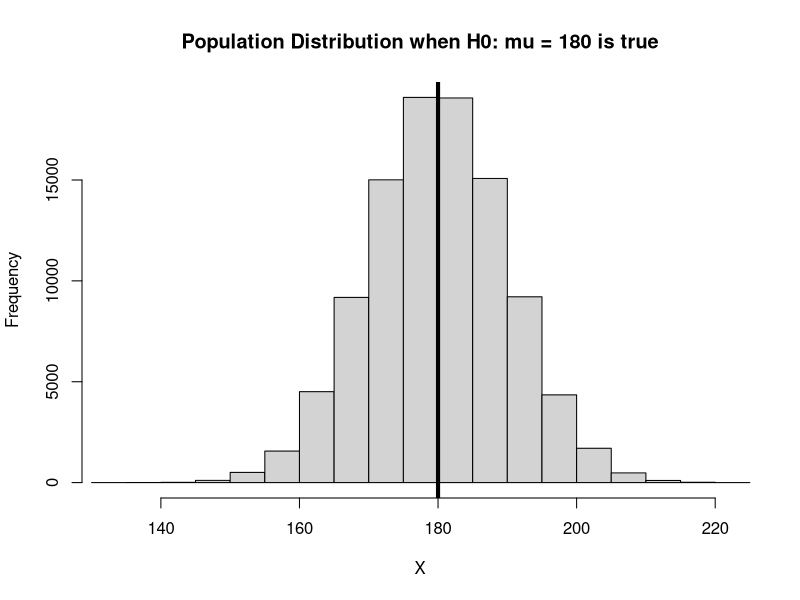
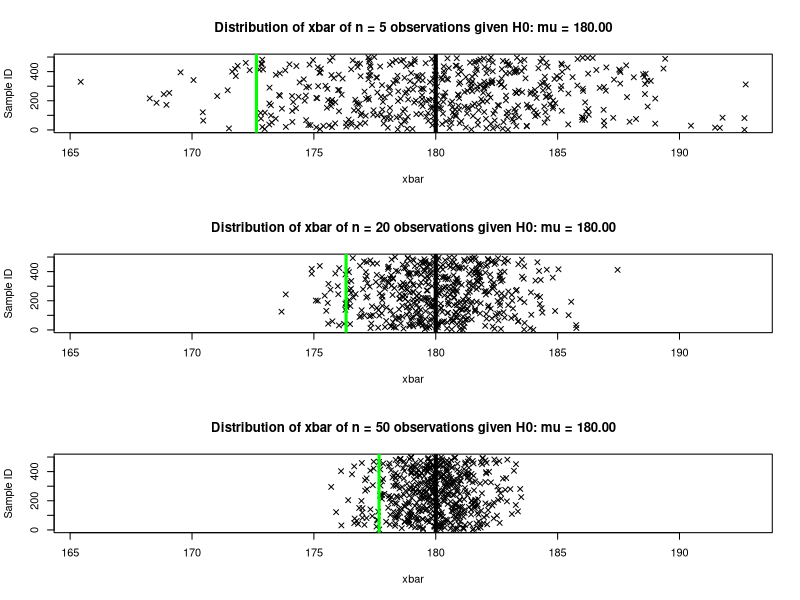
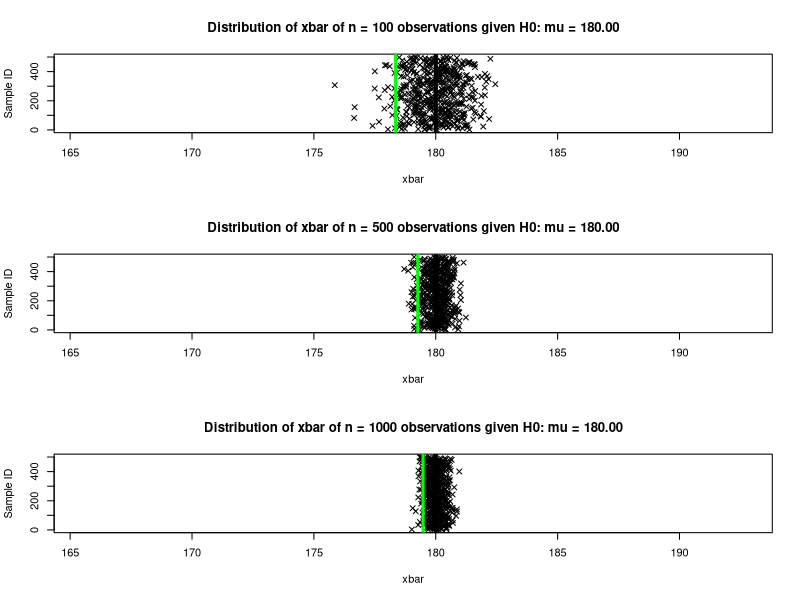

The R script that drew these images, in order:

#### the following is only for class demonstration 

pdf ("practical-significance.pdf", width = 11, height = 8)

mu0 <- 180

X <- rnorm (100000, 180, 10)

xlim <- range (X)

hist (X, main = sprintf( "Population Distribution when H0: mu = %d is true", mu0), 
      xlim = xlim)
abline (v = mu0, lwd = 4)

## sample size = 20
nset <- c(5, 20, 50, 100, 500, 1000)
sample1_xbar <- list (nset)
for (i in 1:length (nset))
{
    sample1_xbar[[i]] <- replicate (500, mean(sample (X, size = nset[i], replace = T) ) )    
}

xlim <- range (sample1_xbar)

par (mfrow = c(3, 1))
for (i in 1:length (nset))
{
    plot (sample1_xbar[[i]],1:500,  pch = 4, xlim = xlim, 
          main = sprintf("Distribution of xbar of n = %d observations given H0: mu = %.2f", 
                         nset[i], mu0
                  ),
          xlab = "xbar", ylab = "Sample ID"
    )
    abline (v = mu0, lwd = 4)
    abline (v = mu0 - 1.645 * 10/sqrt (nset[i]), col = "green", lwd = 3)
    
    
}



dev.off()

